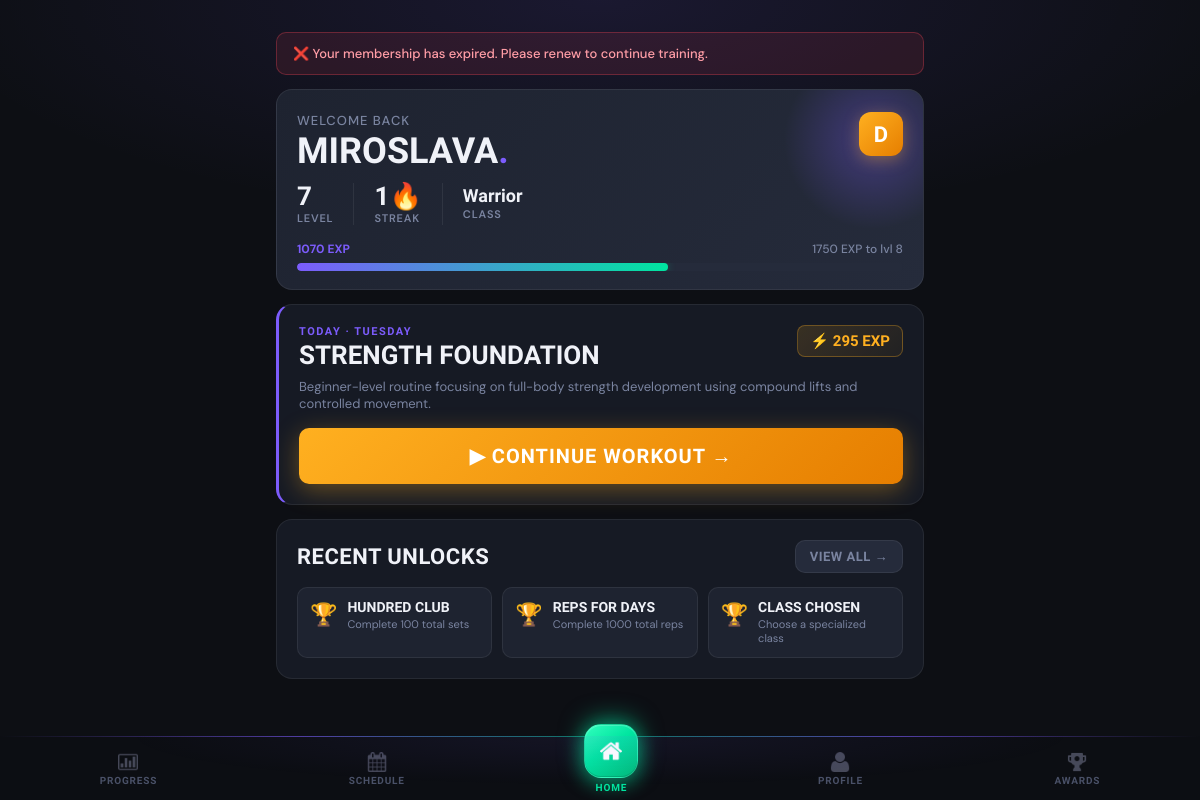
The app's page /dashboard (signed in) with its own data.
### tables this page shows
CREATE TABLE clients (
                client_id INTEGER PRIMARY KEY AUTOINCREMENT,
                phone_number TEXT UNIQUE NOT NULL,
                pin_hash TEXT NOT NULL,
                first_name TEXT NOT NULL,
                last_name TEXT NOT NULL,
                email TEXT,
                date_of_birth DATE,
                gender TEXT,
                registration_date DATETIME DEFAULT CURRENT_TIMESTAMP,
                status TEXT DEFAULT 'active',
                profile_photo_path TEXT
            );

CREATE TABLE client_streaks (
                streak_id INTEGER PRIMARY KEY AUTOINCREMENT,
                client_id INTEGER UNIQUE NOT NULL,
                current_streak INTEGER DEFAULT 0,
                longest_streak INTEGER DEFAULT 0,
                last_attendance_date DATE,
                streak_multiplier REAL DEFAULT 1.0,
                FOREIGN KEY (client_id) REFERENCES clients(client_id) ON DELETE CASCADE
            );

CREATE TABLE client_gamification (
                gamification_id INTEGER PRIMARY KEY AUTOINCREMENT,
                client_id INTEGER UNIQUE NOT NULL,
                current_level INTEGER DEFAULT 1,
                current_exp INTEGER DEFAULT 0,
                total_exp INTEGER DEFAULT 0,
                rank TEXT DEFAULT 'E',
                client_class TEXT,
                class_unlocked_at_level INTEGER, current_streak INTEGER DEFAULT 0, longest_streak INTEGER DEFAULT 0, total_reps INTEGER DEFAULT 0, workouts_completed INTEGER DEFAULT 0,
                FOREIGN KEY (client_id) REFERENCES clients(client_id) ON DELETE CASCADE
            );

CREATE TABLE routines (
                routine_id INTEGER PRIMARY KEY AUTOINCREMENT,
                routine_name TEXT NOT NULL,
                description TEXT,
                created_by TEXT,
                created_date DATETIME DEFAULT CURRENT_TIMESTAMP,
                is_active BOOLEAN DEFAULT 1
            );

CREATE TABLE client_achievements (
                client_achievement_id INTEGER PRIMARY KEY AUTOINCREMENT,
                client_id INTEGER NOT NULL,
                achievement_id INTEGER NOT NULL,
                unlocked_date DATETIME DEFAULT CURRENT_TIMESTAMP,
                FOREIGN KEY (client_id) REFERENCES clients(client_id) ON DELETE CASCADE,
                FOREIGN KEY (achievement_id) REFERENCES achievements(achievement_id) ON DELETE CASCADE,
                UNIQUE(client_id, achievement_id)
            );

CREATE TABLE achievements (
                achievement_id INTEGER PRIMARY KEY AUTOINCREMENT,
                achievement_name TEXT UNIQUE NOT NULL,
                description TEXT,
                achievement_type TEXT,
                requirement_value INTEGER,
                exp_reward INTEGER DEFAULT 0,
                icon_path TEXT
            );

### main.py (the view)
@app.route('/dashboard')
@login_required
def dashboard():
    client_id = session['client_id']
    client = Client.get_by_id(client_id)
    progress = gamification.get_client_progress(client_id)
    today = datetime.now().strftime('%A')
    today_routine = Routine.get_client_routine_for_day(client_id, today)
    routine_status = 'not_started'  # default fallback
    if today_routine:
        routine_id = today_routine.routine_id
        session_data = session_ctrl._get_session(client_id, routine_id, date.today())
        if session_data:
            if session_data.get('status') == 'completed':
                routine_status = 'completed'
            elif session_data.get('status') == 'in_progress':
                routine_status = 'in_progress'
            else:
                routine_status = 'not_started'
        else:
            routine_status = 'not_started'
    recent_achievements = achievement_ctrl.get_recent_unlocks(client_id, limit=3)
    streak_data = client.get_streak_data()
    mc = MembershipController()
    membership = mc.get_client_membership(client_id)
    notification = None
    if membership:
        end_date = datetime.strptime(membership['end_date'], '%Y-%m-%d').date()
        days_left = (end_date - date.today()).days
        print("Days Left", days_left)
        if 0 < days_left <= 5:
            notification = f"⚠️ Your membership expires in {days_left} days. Please renew soon!"
        elif days_left <= 0:
            notification = "❌ Your membership has expired. Please renew to continue training."
    try:
        newly_unlocked = achievement_ctrl.check_and_unlock_achievements(client_id)
    except Exception as e:
        print(f"Achievement check error for client {client_id}: {e}")
        newly_unlocked = []
    print("Notification:",notification)
    return render_template(
        'dashboard.html',
        client=client,
        progress=progress,
        today_routine=today_routine,
        today=today,
        recent_achievements=recent_achievements,
        streak_data=streak_data,
        newly_unlocked=newly_unlocked,
        notification=notification,
        status=routine_status
    )

### controllers/achievement_controller.py (called while the page is built)
    def check_and_unlock_achievements(self, client_id):
        newly_unlocked = []
        stats = self._get_client_stats(client_id)
        all_achievements = self._get_all_achievements()
        unlocked_ids = self._get_unlocked_achievement_ids(client_id)
        for achievement in all_achievements:
            if achievement['achievement_id'] in unlocked_ids:
                continue
            if self._check_achievement_requirement(achievement, stats):
                result = self.unlock_achievement(client_id, achievement['achievement_id'])
                if result['success']:
                    newly_unlocked.append(result)
        return newly_unlocked

    def get_unlocked_achievements(self, client_id):
        query = '''
            SELECT a.*, ca.unlocked_date
            FROM client_achievements ca
            JOIN achievements a ON ca.achievement_id = a.achievement_id
            WHERE ca.client_id = ?
            ORDER BY ca.unlocked_date DESC
        '''
        results = self.db.execute_query(query, (client_id,))
        unlocked = []
        for row in results:
            unlocked.append({
                'achievement_id': row['achievement_id'],
                'name': row['achievement_name'],
                'description': row['description'],
                'type': row['achievement_type'],
                'exp_reward': row['exp_reward'],
                'unlocked_date': row['unlocked_date']
            })
        return unlocked

    def get_recent_unlocks(self, client_id, limit=5):
        unlocked = self.get_unlocked_achievements(client_id)
        return unlocked[:limit]

### controllers/gamification_controller.py (called while the page is built)
    def _get_gamification_data(self, client_id):
        query = 'SELECT * FROM client_gamification WHERE client_id=?'
        result = self.db.execute_query(query, (client_id,))
        return dict(result[0]) if result else None

    def _get_streak_data(self, client_id):
        query = 'SELECT * FROM client_streaks WHERE client_id=?'
        result = self.db.execute_query(query, (client_id,))
        return dict(result[0]) if result else None

### controllers/membership_controller.py (called while the page is built)
    def get_client_membership(self, client_id):
        query = """
            SELECT * FROM client_memberships
            WHERE client_id = ?
            ORDER BY end_date DESC
            LIMIT 1
        """
        result = self.db.execute_query(query, (client_id,))
        return dict(result[0]) if result else None

### database/db_manager.py (called while the page is built)
    def disconnect(self):
        if self.conn:
            self.conn.close()

### templates/dashboard.html (shortened to what this page needs)
{% extends "base.html" %}
{% block content %}
{% if notification %}
<div class="membership-warning">{{ notification }}</div>
{% endif %}
<div class="hero">
    <div class="rank-badge">{{ progress.rank }}</div>
    <div class="hero-greeting">Welcome back</div>
    <div class="hero-name">{{ client.first_name }}<span>.</span></div>
    <div class="hero-stats">
        <div class="hero-stat">
            <span class="hero-stat-val">{{ progress.level }}</span>
            <span class="hero-stat-lbl">Level</span>
        </div>
        <div class="hero-stat">
            <span class="hero-stat-val">{{ streak_data.current_streak if streak_data else 0 }}🔥</span>
            <span class="hero-stat-lbl">Streak</span>
        </div>
        {% if progress.class %}
        <div class="hero-stat">
            <span class="hero-stat-val" style="font-size:18px; padding-top:4px;">{{ progress.class }}</span>
            <span class="hero-stat-lbl">Class</span>
        </div>
        {% endif %}
    </div>
    <div class="exp-bar-wrap">
        <div class="exp-bar-labels">
            <span>{{ progress.current_exp }} EXP</span>
            <span>{{ progress.next_level_exp }} EXP to lvl {{ progress.level + 1 }}</span>
        </div>
        <div class="progress-track">
            <div class="progress-fill" style="width: {{ progress.progress_percentage }}%"></div>
        </div>
    </div>
</div>
<div class="card workout-card">
    {% if today_routine %}
    <div class="workout-card-header">
        <div>
            <div class="workout-section-label">Today · {{ today }}</div>
            <div class="workout-name">{{ today_routine.routine_name }}</div>
        </div>
        <div class="workout-exp-badge">⚡ {{ today_routine.calculate_total_exp() }} EXP</div>
    </div>
    <div class="workout-desc">{{ today_routine.description or 'Your workout is ready.' }}</div>
    {% if status == 'completed' %}
    <a href="{{ url_for('workout', routine_id=today_routine.routine_id) }}" class="btn-workout btn-workout-done">
        ✓ Completed Today
    </a>
    {% elif status == 'in_progress' %}
    <a href="{{ url_for('workout', routine_id=today_routine.routine_id) }}" class="btn-workout btn-workout-continue">
        ▶ Continue Workout →
    </a>
    {% else %}
    <a href="{{ url_for('workout', routine_id=today_routine.routine_id) }}" class="btn-workout btn-workout-start">
        Start Workout →
    </a>
    {% endif %}
    {% else %}
    <div class="workout-section-label">Today · {{ today }}</div>
    <div class="rest-day-text">
        <span class="rest-day-icon">😴</span>
        Rest day — no routine scheduled.<br>Recovery is part of the grind.
    </div>
    {% endif %}
</div>
{% if recent_achievements %}
<div class="card">
    <div style="display:flex; justify-content:space-between; align-items:center; margin-bottom:14px;">
        <h2 style="margin:0;">Recent Unlocks</h2>
        <a href="{{ url_for('achievements') }}" class="btn btn-ghost btn-sm">View All →</a>
    </div>
    <div class="ach-strip">
        {% for ach in recent_achievements %}
        <div class="ach-strip-item">
            <div class="ach-strip-icon">🏆</div>
            <div>
                <div class="ach-strip-name">{{ ach.name }}</div>
                <div class="ach-strip-desc">{{ ach.description }}</div>
            </div>
        </div>
        {% endfor %}
    </div>
</div>
{% endif %}
{% endblock %}

### templates/base.html (style rules this page uses)
:root { --brand: #7c5cfc; --brand-glow: rgba(124, 92, 252, 0.35); --brand-dim: rgba(124, 92, 252, 0.12); --green: #00e5a0; --green-glow: rgba(0, 229, 160, 0.3); --amber: #ffb020; --red: #ff4757; --bg: #0d0f14; --surface: #161a24; --surface-2: #1e2330; --surface-3: #252b3b; --border: rgba(255,255,255,0.07); --border-2: rgba(255,255,255,0.12); --text: #f0f2f8; --text-muted: #7a84a0; --text-dim: #4a5168; --radius: 16px; --radius-sm: 10px; --font-display:'Barlow Condensed', sans-serif; --font-body: 'DM Sans', sans-serif; --nav-height: 64px; }
*, *::before, *::after { margin: 0; padding: 0; box-sizing: border-box; }
body { font-family: var(--font-body); background: var(--bg); color: var(--text); min-height: 100vh; padding-top: 16px; padding-bottom: calc(var(--nav-height) + 32px); background-image: radial-gradient(ellipse 80% 40% at 50% 0%, rgba(124,92,252,0.12) 0%, transparent 70%); }
.card { background: var(--surface); border: 1px solid var(--border); border-radius: var(--radius); padding: 20px; margin-bottom: 14px; }
h1, h2, h3 { font-family: var(--font-display); color: var(--text); text-transform: uppercase; letter-spacing: 0.5px; font-weight: 800; }
h2 { font-size: 22px; margin-bottom: 12px; }
.btn { display: inline-flex; align-items: center; justify-content: center; gap: 6px; padding: 12px 22px; border-radius: var(--radius-sm); text-decoration: none; font-family: var(--font-display); font-size: 16px; font-weight: 700; letter-spacing: 0.5px; text-transform: uppercase; transition: all 0.2s; border: none; cursor: pointer; }
.btn-ghost { background: var(--surface-3); border: 1px solid var(--border); color: var(--text-muted); }
.btn-sm { padding: 8px 14px; font-size: 13px; }
.progress-track { background: var(--surface-3); height: 8px; border-radius: 99px; overflow: hidden; }
.progress-fill { height: 100%; background: linear-gradient(90deg, var(--brand), var(--green)); border-radius: 99px; transition: width 0.6s cubic-bezier(0.34, 1.56, 0.64, 1); box-shadow: 0 0 8px var(--green-glow); }

### records on screen
clients: first_name "MIROSLAVA"
client_streaks: current_streak "1"
client_gamification: class "Warrior", current_exp "1070"
routines: routine_name "STRENGTH FOUNDATION", description "Beginner-level routine focusing on full-body strength development using compound lifts and controlled movement."
client_achievements: name "HUNDRED CLUB", description "Complete 100 total sets"
client_achievements: name "REPS FOR DAYS", description "Complete 1000 total reps"
client_achievements: name "CLASS CHOSEN", description "Choose a specialized class"

### other values on screen
{{ notification }} "❌ Your membership has expired. Please renew to continue training."
{{ progress.rank }} "D"
{{ progress.level }} "7"
{{ progress.next_level_exp }} "1750"
{{ progress.level + 1 }} "8"
{{ today_routine.calculate_total_exp() }} "295"
